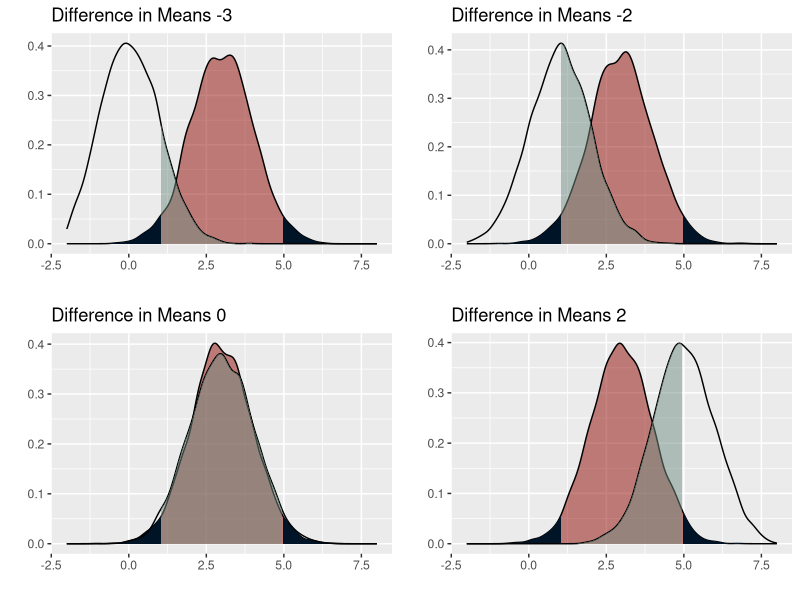
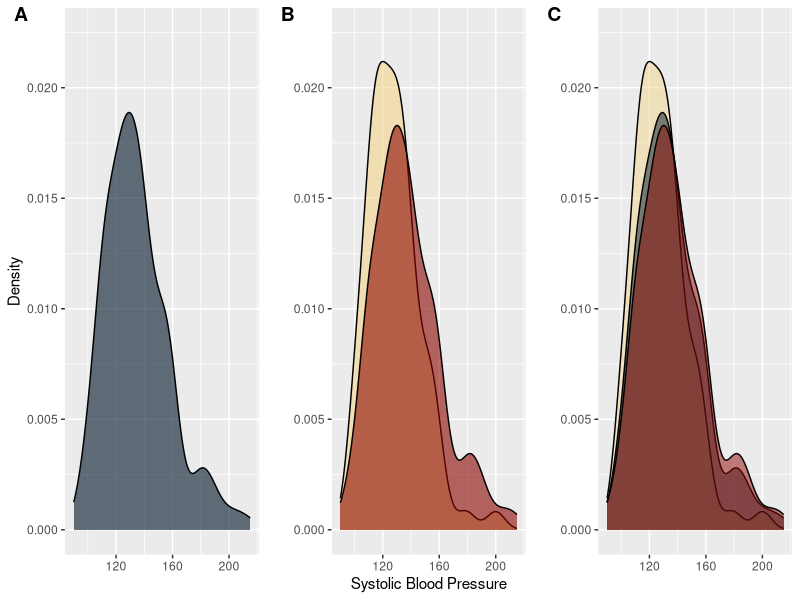
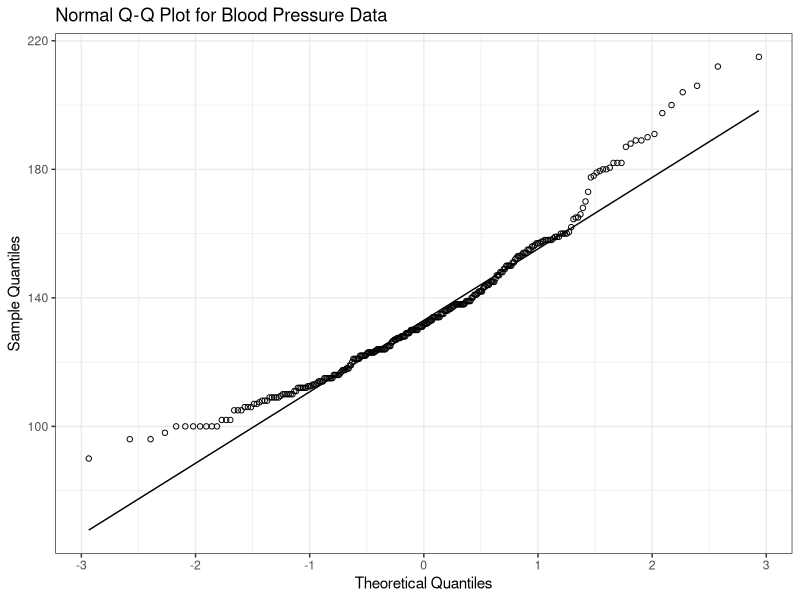

Write R code to recreate these figures, in order.
## ---- chunk 1
knitr::opts_chunk$set(echo = TRUE)

#Use required packages
library(tidyverse) #for plots and data manipulation
library(cowplot) #aligning plots
library(gridExtra)
library(scales)

df_data <- read_csv("framingham_data.csv") # Read in data
## ---- chunk 2
df_data$index <- seq(nrow(df_data)) # Add an index column

#df_data %>% summary # Summarize Data

# Split data into smoker and nonsmoker
df_smoker <- df_data %>% filter(currentSmoker == 1)
df_nonsmoker <- df_data %>% filter(currentSmoker == 0)

#Create a sample variance function to ensure proper calculation
sample_variance <- function(x, sampling = TRUE){
    if (sampling == TRUE){
        sum((x - mean(x))^2) / (length(x) - 1)
    } else if(sampling == FALSE) {
        sum((x - mean(x))^2) / (length(x))
    }
}
#Create pooled sample variance function 
f_pooled_variance <- function(x, y){
    ((length(x) - 1) * sample_variance(x) + 
     (length(y) - 1) * sample_variance(y)) / 
    (length(x) + length(y) - 2)
}

# Skewness function 
skew_function <- function(x){
    mean((x - mean(x))^3) / sqrt(sample_variance(x))^3
}

# kurtosis function
kurt_function <- function(x){
    mean((x - mean(x))^4) / sqrt(sample_variance(x))^4
}

# Create a Satterthawaite Approximation Function

satterth <- function(s1, s2, n1, n2){
    term1 <- s1/n1
    term2 <- s2/n2
    nu <- (term1 + term2)^2 / ((term1^2/(n1 - 1)) + (term2^2/(n2 - 1)))
    return(floor(nu))
}


#Plot and compare split data

#options(repr.plot.width = 6, repr.plot.height = 4, repr.plot.res = 150)

plot_colors <- c("#001427","#708d81","#f4d58d","#bf0603","#8d0801")
y_limits <- c(0, 0.0225)

total_data <- ggplot(df_data) + geom_density(aes(sysBP), 
                                             fill = plot_colors[1],
                                             alpha = 0.6) +
                       ylim(y_limits) + ylab("Density") + xlab("")

sep_data <- ggplot() + geom_density(data = df_smoker, aes(sysBP), 
                                    fill = plot_colors[3], alpha = 0.6) + 
                       geom_density(data = df_nonsmoker, aes(sysBP), 
                                    fill = plot_colors[5], alpha = 0.6) +
                       ylim(y_limits) + ylab("") + xlab("Systolic Blood Pressure")

plot_3 <- ggplot() + geom_density(data = df_smoker, aes(sysBP), 
                                    fill = plot_colors[3], alpha = 0.5) + 
                       geom_density(data = df_data, aes(sysBP), 
                                    fill = plot_colors[1], alpha = 0.5) +
                       geom_density(data = df_nonsmoker, aes(sysBP), 
                                    fill = plot_colors[5], alpha = 0.5) +
                       ylim(y_limits) + ylab("") + xlab("")

#plot_grid(total_data, sep_data, plot_3, align = 'vh', 
#          hjust = -1,nrow = 1, ncol = 3)

data_kurtosis <- kurt_function(df_data$sysBP)
data_skew <- skew_function(df_data$sysBP)
data_IQR <- as.numeric(quantile(df_data$sysBP, probs = 0.75)) - 
       as.numeric(quantile(df_data$sysBP, probs = 0.25))
data_MAD <- median(abs(df_data$sysBP - median(df_data$sysBP)))
data_samVar <- sample_variance(df_data$sysBP)

eIQR <- data_IQR / 1.35
eMAD <- data_MAD / 0.675

# Q-Q Plot

data_qqplot <- 
ggplot(df_data, aes(sample = sysBP)) + 
stat_qq(shape = 1) + stat_qq_line() + 
ggtitle("Normal Q-Q Plot for Blood Pressure Data") + 
xlab("Theoretical Quantiles") +
ylab("Sample Quantiles")
## ---- chunk 3

# Common values for analysis

alpha <- 0.05

mu_smoker <- mean(df_smoker$sysBP)
var_smoker <- sample_variance(df_smoker$sysBP)
n_smoker <- length(df_smoker$sysBP)

mu_nonsmoker <- mean(df_nonsmoker$sysBP)
var_nonsmoker <- sample_variance(df_nonsmoker$sysBP)
n_nonsmoker <- length(df_nonsmoker$sysBP)

# Two Sample T-test - Pooled Sample Variance - P-value

dof_1 <- (n_smoker + n_nonsmoker - 2)

p_sample_var_1 <- f_pooled_variance(df_smoker$sysBP, 
                                    df_nonsmoker$sysBP)


t_obs_1 <- (mu_smoker - mu_nonsmoker) / (sqrt(p_sample_var_1) * sqrt(1/n_smoker + 1/n_nonsmoker))

t_stat_1 <- qt(alpha / 2, dof_1)

p_value_obs_1 <- dt(t_obs_1, dof_1)

#Two Sample T-test - Difference Variance Sample Variance - P-value

dof_2 <- satterth(var_smoker, var_nonsmoker, n_smoker, n_nonsmoker)

np_sample_var_2 <- (var_nonsmoker/n_smoker + var_nonsmoker/n_nonsmoker)

t_obs_2 <- (mu_smoker - mu_nonsmoker) / (sqrt(var_nonsmoker/n_smoker + var_nonsmoker/n_nonsmoker))

t_stat_2 <- qt(alpha / 2, dof_2)

p_value_obs_2 <- dt(t_obs_2, dof_2)

# Confidence Limits

diff_mu <- mu_smoker - mu_nonsmoker

#Pooled Sample variance

CL_pooled <- t_stat_1 * (sqrt(p_sample_var_1/n_smoker + p_sample_var_1/n_nonsmoker))

#Non pooled Sample variance

CL_nonpooled <- t_stat_2 * (sqrt(var_nonsmoker/n_smoker + var_nonsmoker/n_nonsmoker))

CI_pooled <- round(c(diff_mu + CL_pooled, diff_mu - CL_pooled), 2)

CI_nonpooled <-round(c(diff_mu + CL_nonpooled, diff_mu - CL_nonpooled), 2)

## ---- chunk 4

#Part II
#Introduction

options(repr.plot.width = 12, repr.plot.height = 5, repr.plot.res = 150)
set.seed(100)

null_mean <- 3
alt_means <- c(0, 1, 3, 5)
plot_list <- list()

#plot_colors <- c("#072ac8","#1e96fc","#a2d6f9","#fcf300","#ffc600")

for(i in 1:length(alt_means)){
    
    sim1 <- rnorm(5000, null_mean, sqrt(1))
    sim2 <- rnorm(5000, alt_means[i], sqrt(1))

    alpha1 <- qnorm(0.025, null_mean, sqrt(1)) 
    alpha2 <- qnorm(0.975, null_mean, sqrt(1))

    df_set <- tibble("H0" = sim1, "HA" = sim2)
    
    title_string <- sprintf("Difference in Means %i", (alt_means[i] - null_mean))

    plot_list[[i]]  <-
    ggplot(data = df_set) + geom_density(aes(H0), alpha = 0.5, fill = plot_colors[5]) + 
                            geom_area(
                                aes(x = stage(H0, after_scale = oob_censor(x, c(-Inf, alpha1)
                                                                          )
                                             )
                                   ),
                                stat = "density", fill = plot_colors[1]
                                 ) +
                            geom_area(
                                aes(x = stage(H0, after_scale = oob_censor(x, c(alpha2, Inf)
                                                                          )
                                             )
                                   ),
                                stat = "density", fill = plot_colors[1]
                                     ) +
                            geom_density(aes(HA), alpha = 0.5) + 
                            geom_area(
                                aes(x = stage(HA, after_scale = oob_censor(x, c(alpha1, alpha2)
                                                                          )
                                             )
                                   ),
                                stat = "density", fill = plot_colors[2], alpha = 0.5
                                     ) +
                            xlim(-2, 8) + xlab("") + ylab("") + ggtitle(title_string)
    
                                }

do.call(grid.arrange, plot_list)
## ---- chunk 5
#Part II
set.seed(1)

alpha <- 0.05

test_function <- function (x, y, pooled = FALSE){

    mu_1 <- mean(x)
    var_1 <- sample_variance(x, sampling = TRUE)
    
    mu_2 <- mean(y)
    var_2 <- sample_variance(y, sampling = TRUE)
    
    #Calculate the pooled sample variance
    pooled_sample <- ((length(x) - 1) * var_1 + (length(y) - 1) * var_2) / (length(x) + length(y) - 2)
    
    #calculate the observed t statistic
    if (pooled == TRUE){
        
        cal_sigma <- (sqrt(pooled_sample/length(x) + pooled_sample/length(y)))
        
        ttest <- (mu_1 - mu_2) / cal_sigma
        dof <- length(x) + length(y) - 2 #Determine degrees of freedom
        
        } else {
        
        cal_sigma <- (sqrt(var_1/length(x) + var_2/length(y)))
        
        ttest <- (mu_1 - mu_2) / cal_sigma
        dof <- satterth(var_1, var_2, length(x), length(y))
    }
    
    #Determine whether or not the null hypothesis can be rejected (1 = rejected, 0 = not rejected)
    verdict <- !between(ttest, qt(alpha / 2, dof), qt(1 - alpha / 2, dof))
    
    #Return calculated values
    return(c(mu_1, var_1, mu_2, var_2, ttest, cal_sigma, dof,verdict))
}



mu1 <- c(0, 4, 5, 6, 10)
var1 <- c(1, 4, 9)
n1 <- c(10, 30, 70, 100)

mu2 <- 5
var2 <- 1
n2 <- c(10, 30, 70, 100)

sim_test <- function(x_mu, x_var, x_n, y_mu, y_var, y_n, pooled = TRUE){
    
    sim_data_results <- matrix(rep(0, 8), ncol = 8)
    
    for (i in 1:1000){
        
        sim_set1 <- rnorm(x_n, x_mu, sqrt(x_var))
        sim_set2 <- rnorm(y_n, y_mu, sqrt(y_var))
        
        sim_data_results <- rbind(sim_data_results, test_function(sim_set1, sim_set2, pooled))
        
        #print(sim_data_results)
    }
    
    df_sim_data <- data.frame(sim_data_results[2 : nrow(sim_data_results),])
    colnames(df_sim_data) = c("Null Mean", "Null Variance", "Alternate Mean", "Alternate Variance",
                                  "T statistic", "Calculated Variance", "DoF", "Null Reject")
    return(df_sim_data)
}

# HA: mean = 5, var = 1
test_results_1 <- sim_test(mu1[1], var1[1], n1[1], mu2, var2, n2[1])
test_results_2 <- sim_test(mu1[2], var1[1], n1[1], mu2, var2, n2[1])
test_results_3 <- sim_test(mu1[3], var1[1], n1[1], mu2, var2, n2[1])
test_results_4 <- sim_test(mu1[4], var1[1], n1[1], mu2, var2, n2[1])
test_results_5 <- sim_test(mu1[5], var1[1], n1[1], mu2, var2, n2[1])

test_results_6 <- sim_test(mu1[3], var1[1], n1[1], mu2, var2, n2[1])
test_results_7 <- sim_test(mu1[3], var1[2], n1[1], mu2, var2, n2[1])
test_results_8 <- sim_test(mu1[3], var1[3], n1[1], mu2, var2, n2[1])

test_results_9 <- sim_test(mu1[4], var1[1], n1[1], mu2, var2, n2[1])
test_results_10 <- sim_test(mu1[4], var1[2], n1[1], mu2, var2, n2[1])
test_results_11 <- sim_test(mu1[4], var1[3], n1[1], mu2, var2, n2[1])

test_results_12 <- sim_test(mu1[4], var1[1], n1[1], mu2, var2, n2[1])
test_results_13 <- sim_test(mu1[4], var1[1], n1[2], mu2, var2, n2[1])
test_results_14 <- sim_test(mu1[4], var1[1], n1[3], mu2, var2, n2[1])
test_results_15 <- sim_test(mu1[4], var1[1], n1[4], mu2, var2, n2[1])

test_results_16 <- sim_test(mu1[4], var1[1], n1[1], mu2, var2, n2[2])
test_results_17 <- sim_test(mu1[4], var1[1], n1[2], mu2, var2, n2[2])
test_results_18 <- sim_test(mu1[4], var1[1], n1[3], mu2, var2, n2[2])
test_results_19 <- sim_test(mu1[4], var1[1], n1[4], mu2, var2, n2[2])

test_results_20 <- sim_test(mu1[4], var1[1], n1[1], mu2, var2, n2[3])
test_results_21 <- sim_test(mu1[4], var1[1], n1[2], mu2, var2, n2[3])
test_results_22 <- sim_test(mu1[4], var1[1], n1[3], mu2, var2, n2[3])
test_results_23 <- sim_test(mu1[4], var1[1], n1[4], mu2, var2, n2[3])

test_results_24 <- sim_test(mu1[4], var1[1], n1[1], mu2, var2, n2[4])
test_results_25 <- sim_test(mu1[4], var1[1], n1[2], mu2, var2, n2[4])
test_results_26 <- sim_test(mu1[4], var1[1], n1[3], mu2, var2, n2[4])
test_results_27 <- sim_test(mu1[4], var1[1], n1[4], mu2, var2, n2[4])

test_results_28 <- sim_test(mu1[4], var1[1], n1[2], mu2, var2, n2[4])
test_results_29 <- sim_test(mu1[4], var1[2], n1[2], mu2, var2, n2[4])
test_results_30 <- sim_test(mu1[4], var1[3], n1[2], mu2, var2, n2[4])
## ---- chunk 6
# Plotting
options(repr.plot.width = 6, repr.plot.height = 4, repr.plot.res = 150)

plot_grid(total_data, sep_data, plot_3, align = 'vh', 
          hjust = -1,nrow = 1, ncol = 3, labels = c("A", "B", "C"))
## ---- chunk 7
data_qqplot + theme_bw()
